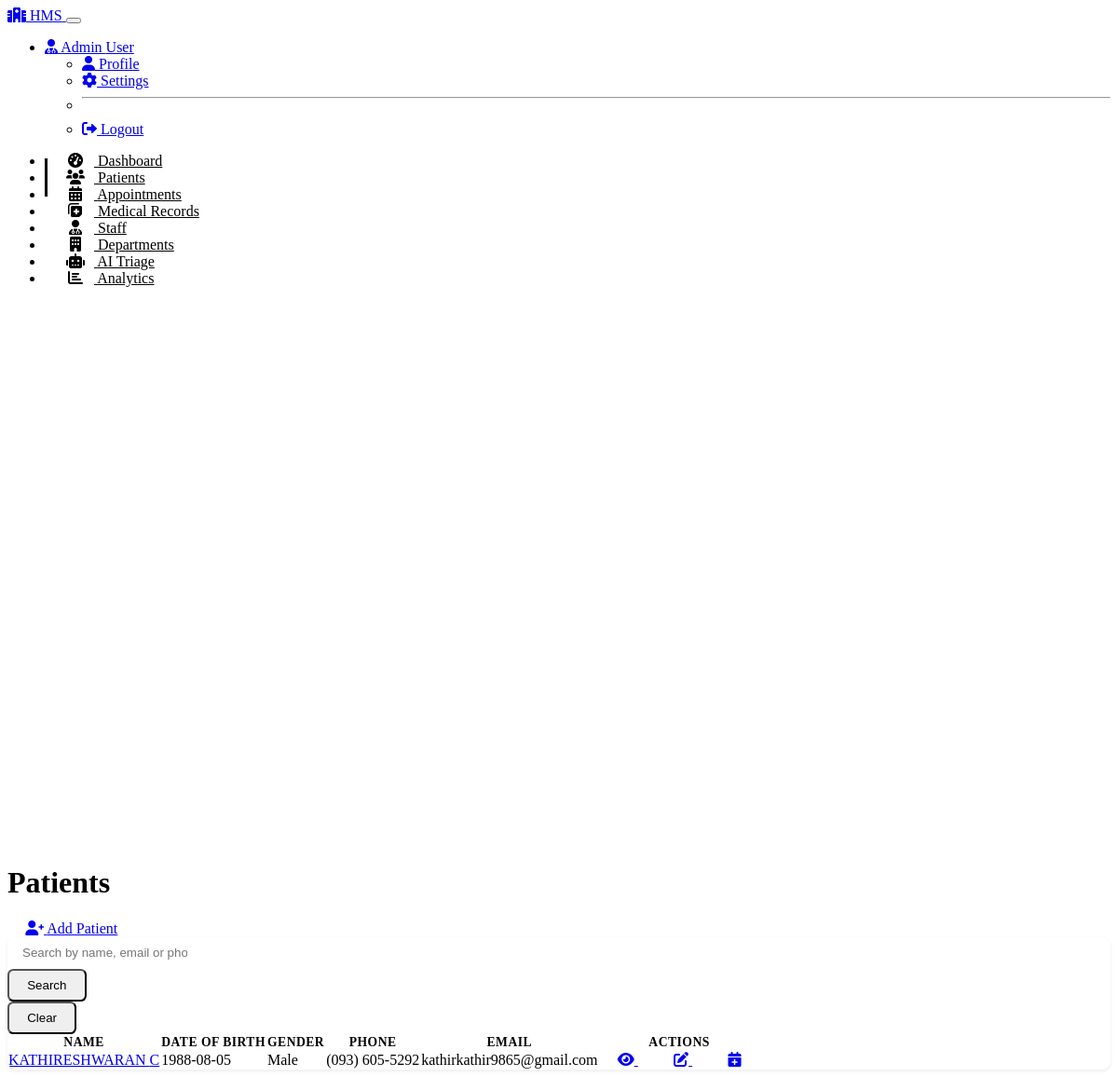
Page /patients (signed in) on the committed database.
### models.py (models this page shows, shortened)
class User(UserMixin, db.Model):
    id = db.Column(db.Integer, primary_key=True)
    username = db.Column(db.String(64), unique=True, nullable=False)
    email = db.Column(db.String(120), unique=True, nullable=False)
    password_hash = db.Column(db.String(256), nullable=False)
    first_name = db.Column(db.String(100), nullable=False)
    last_name = db.Column(db.String(100), nullable=False)
    role_id = db.Column(db.Integer, db.ForeignKey('role.id'))
    is_active = db.Column(db.Boolean, default=True)
    created_at = db.Column(db.DateTime, default=datetime.utcnow)

class Patient(db.Model):
    id = db.Column(db.Integer, primary_key=True)
    first_name = db.Column(db.String(100), nullable=False)
    last_name = db.Column(db.String(100), nullable=False)
    date_of_birth = db.Column(db.Date, nullable=False)
    gender = db.Column(db.String(20), nullable=False)
    blood_type = db.Column(db.String(10))
    phone = db.Column(db.String(20), nullable=False)
    email = db.Column(db.String(120))
    address = db.Column(db.String(200), nullable=False)
    emergency_contact = db.Column(db.String(100))
    emergency_phone = db.Column(db.String(20))
    insurance_provider = db.Column(db.String(100))
    insurance_id = db.Column(db.String(100))
    created_at = db.Column(db.DateTime, default=datetime.utcnow)
    updated_at = db.Column(db.DateTime, default=datetime.utcnow, onupdate=datetime.utcnow)
    records = db.relationship('MedicalRecord', backref='patient', lazy='dynamic')
    appointments = db.relationship('Appointment', backref='patient', lazy='dynamic')

### routes.py (the view)
@app.route('/patients')
@login_required
def patients():
    search_form = PatientSearchForm(request.args)
    search_term = request.args.get('search_term', '')
    page = request.args.get('page', 1, type=int)
    per_page = 10
    query = generate_search_query(Patient, search_term)
    patients_pagination = query.order_by(Patient.last_name).paginate(page=page, per_page=per_page)
    return render_template(
        'patients/index.html',
        title='Patients',
        patients=patients_pagination.items,
        pagination=patients_pagination,
        search_form=search_form,
        search_term=search_term
    )

### forms.py
class PatientSearchForm(FlaskForm):
    search_term = StringField('Search Patients', validators=[DataRequired()])
    submit = SubmitField('Search')

### app.py (called while the page is built)
@login_manager.user_loader
def load_user(user_id):
    from models import User
    return User.query.get(int(user_id))

### utils.py (called while the page is built, shortened)
def generate_search_query(model, search_term, filters=None):
    query = model.query
    return query

### templates/patients/index.html (shortened to what this page needs)
{% extends "base.html" %}
{% block header %}Patients{% endblock %}
{% block header_buttons %}
<a href="{{ url_for('add_patient') }}" class="btn btn-info">
    <i class="fas fa-user-plus me-2"></i> Add Patient
</a>
{% endblock %}
{% block content %}
<div class="card shadow-sm mb-4">
    <div class="card-body">
        <form method="get" action="{{ url_for('patients') }}" class="row g-3 align-items-end mb-4">
            <div class="col-md-8">
                {{ search_form.search_term(class="form-control", placeholder="Search by name, email or phone...", value=search_term) }}
            </div>
            <div class="col-md-2">
                {{ search_form.submit(class="btn btn-info w-100") }}
            </div>
            <div class="col-md-2">
                <button type="button" class="btn btn-outline-secondary w-100 clear-search">Clear</button>
            </div>
        </form>
        {% if patients %}
        <div class="table-responsive">
            <table class="table table-hover">
                <thead>
                    <tr>
                        <th>Name</th>
                        <th>Date of Birth</th>
                        <th>Gender</th>
                        <th>Phone</th>
                        <th>Email</th>
                        <th>Actions</th>
                    </tr>
                </thead>
                <tbody>
                    {% for patient in patients %}
                    <tr>
                        <td>
                            <a href="{{ url_for('view_patient', id=patient.id) }}" class="text-decoration-none">
                                {{ patient.first_name }} {{ patient.last_name }}
                            </a>
                        </td>
                        <td>{{ patient.date_of_birth.strftime('%Y-%m-%d') }}</td>
                        <td>{{ patient.gender }}</td>
                        <td>{{ patient.phone }}</td>
                        <td>{{ patient.email or '-' }}</td>
                        <td>
                            <div class="btn-group" role="group">
                                <a href="{{ url_for('view_patient', id=patient.id) }}" class="btn btn-sm btn-outline-info"
                                   data-bs-toggle="tooltip" title="View Patient">
                                    <i class="fas fa-eye"></i>
                                </a>
                                <a href="{{ url_for('edit_patient', id=patient.id) }}" class="btn btn-sm btn-outline-secondary"
                                   data-bs-toggle="tooltip" title="Edit Patient">
                                    <i class="fas fa-edit"></i>
                                </a>
                                <a href="{{ url_for('book_appointment') }}?patient_id={{ patient.id }}" class="btn btn-sm btn-outline-primary"
                                   data-bs-toggle="tooltip" title="Book Appointment">
                                    <i class="fas fa-calendar-plus"></i>
                                </a>
                            </div>
                        </td>
                    </tr>
                    {% endfor %}
                </tbody>
            </table>
        </div>
        {% endif %}
    </div>
</div>
{% endblock %}

### templates/base.html (shortened to what this page needs)
<!DOCTYPE html>
<html lang="en" data-bs-theme="dark">
<head>
    <link rel="stylesheet" href="https://cdn.replit.com/agent/bootstrap-agent-dark-theme.min.css">
    <link rel="stylesheet" href="https://cdnjs.cloudflare.com/ajax/libs/font-awesome/6.0.0/css/all.min.css">
    <link rel="stylesheet" href="{{ url_for('static', filename='css/custom.css') }}">
</head>
<body>
    {% if current_user.is_authenticated %}
    <nav class="navbar navbar-expand-lg navbar-hospital">
        <div class="container-fluid">
            <a class="navbar-brand d-flex align-items-center" href="{{ url_for('dashboard') }}">
                <i class="fas fa-hospital me-2 text-info"></i>
                <span>HMS</span>
            </a>
            <button class="navbar-toggler" type="button" data-bs-toggle="collapse" data-bs-target="#navbarNav"
                    aria-controls="navbarNav" aria-expanded="false" aria-label="Toggle navigation">
            </button>
            <div class="collapse navbar-collapse" id="navbarNav">
                <ul class="navbar-nav ms-auto">
                    <li class="nav-item dropdown">
                        <a class="nav-link dropdown-toggle" href="#" id="navbarDropdown" role="button"
                            data-bs-toggle="dropdown" aria-expanded="false">
                            <i class="fas fa-user-md me-1"></i> {{ current_user.first_name }} {{ current_user.last_name }}
                        </a>
                        <ul class="dropdown-menu dropdown-menu-end" aria-labelledby="navbarDropdown">
                            <li><a class="dropdown-item" href="{{ url_for('profile') }}"><i class="fas fa-user me-2"></i> Profile</a></li>
                            <li><a class="dropdown-item" href="{{ url_for('settings') }}"><i class="fas fa-cog me-2"></i> Settings</a></li>
                            <li><hr class="dropdown-divider"></li>
                            <li><a class="dropdown-item" href="{{ url_for('logout') }}"><i class="fas fa-sign-out-alt me-2"></i> Logout</a></li>
                        </ul>
                    </li>
                </ul>
            </div>
        </div>
    </nav>
    <div class="container-fluid">
        <div class="row">
            <div class="col-lg-2 col-md-3 px-0">
                <div class="sidebar py-3">
                    <ul class="nav flex-column">
                        <li class="nav-item">
                            <a class="nav-link {% if request.path == url_for('dashboard') %}active{% endif %}"
                               href="{{ url_for('dashboard') }}">
                                <i class="fas fa-tachometer-alt"></i> Dashboard
                            </a>
                        </li>
                        <li class="nav-item">
                            <a class="nav-link {% if '/patients' in request.path %}active{% endif %}"
                               href="{{ url_for('patients') }}">
                                <i class="fas fa-users"></i> Patients
                            </a>
                        </li>
                        <li class="nav-item">
                            <a class="nav-link {% if '/appointments' in request.path %}active{% endif %}"
                               href="{{ url_for('appointments') }}">
                                <i class="fas fa-calendar-alt"></i> Appointments
                            </a>
                        </li>
                        <li class="nav-item">
                            <a class="nav-link {% if '/records' in request.path %}active{% endif %}"
                               href="{{ url_for('records') }}">
                                <i class="fas fa-notes-medical"></i> Medical Records
                            </a>
                        </li>
                        <li class="nav-item">
                            <a class="nav-link {% if '/staff' in request.path %}active{% endif %}"
                               href="{{ url_for('staff') }}">
                                <i class="fas fa-user-md"></i> Staff
                            </a>
                        </li>
                        <li class="nav-item">
                            <a class="nav-link {% if '/departments' in request.path %}active{% endif %}"
                               href="{{ url_for('departments') }}">
                                <i class="fas fa-building"></i> Departments
                            </a>
                        </li>
                        {% if current_user.role.name in ['Doctor', 'Nurse', 'Admin'] %}
                        <li class="nav-item">
                            <a class="nav-link {% if '/triage' in request.path %}active{% endif %}"
                               href="{{ url_for('triage') }}">
                                <i class="fas fa-robot"></i> AI Triage
                            </a>
                        </li>
                        {% endif %}
                        {% if current_user.role.name == 'Admin' %}
                        <li class="nav-item">
                            <a class="nav-link {% if '/analytics' in request.path %}active{% endif %}"
                               href="{{ url_for('analytics') }}">
                                <i class="fas fa-chart-bar"></i> Analytics
                            </a>
                        </li>
                        {% endif %}
                    </ul>
                </div>
            </div>
            <div class="col-lg-10 col-md-9 py-4">
                <div class="d-flex justify-content-between align-items-center mb-4">
                    <h1 class="h2">{% block header %}{% endblock %}</h1>
                    <div>
                        {% block header_buttons %}{% endblock %}
                    </div>
                </div>
                {% block content %}{% endblock %}
            </div>
        </div>
    </div>
    {% endif %}
</body>
</html>

### static/css/custom.css (style rules this page uses)
:root { --hospital-primary: var(--bs-info); --hospital-secondary: var(--bs-primary); --hospital-accent: var(--bs-cyan); --hospital-success: var(--bs-teal); --hospital-warning: var(--bs-orange); --hospital-danger: var(--bs-red); --hospital-violet: #7952b3; --hospital-indigo: #6610f2; --hospital-light-blue: #20c997; --hospital-mint: #0dcaf0; --hospital-coral: #fd7e14; --hospital-gradient-start: #0dcaf0; --hospital-gradient-end: #7952b3; }
body { scroll-behavior: smooth; }
.card { border-radius: 0.6rem; overflow: hidden; border: none; box-shadow: 0 0.125rem 0.25rem rgba(0, 0, 0, 0.075); transition: all 0.3s ease; }
.btn { border-radius: 0.4rem; padding: 0.5rem 1.2rem; transition: all 0.3s ease; }
.navbar-hospital { background-color: var(--bs-body-bg); border-bottom: 1px solid rgba(var(--bs-info-rgb), 0.2); }
.sidebar { min-height: calc(100vh - 56px); border-right: 1px solid rgba(var(--bs-info-rgb), 0.1); }
.sidebar .nav-link { color: var(--bs-body-color); padding: 0.75rem 1.25rem; border-left: 3px solid transparent; transition: background-color 0.2s ease, border-left-color 0.2s ease; }
.sidebar .nav-link.active { color: var(--hospital-primary); background-color: rgba(var(--bs-info-rgb), 0.15); border-left-color: var(--hospital-primary); }
.sidebar .nav-link i { margin-right: 10px; width: 20px; text-align: center; }
.table { border-collapse: separate; border-spacing: 0; }
.table thead th { border-bottom: 2px solid rgba(var(--bs-info-rgb), 0.2); color: var(--hospital-secondary); font-weight: 600; font-size: 0.85rem; text-transform: uppercase; letter-spacing: 0.5px; }
.table tbody tr { transition: all 0.2s ease; }
.form-control, .form-select { border-radius: 0.4rem; padding: 0.6rem 1rem; border: 1px solid rgba(var(--bs-info-rgb), 0.2); transition: all 0.2s ease; }

### rows in the picture
User: first_name "Admin", last_name "User"
Patient: first_name "KATHIRESHWARAN", last_name "C", date_of_birth "1988-08-05", gender "Male", phone "(093) 605-5292", email "kathirkathir9865@gmail.com"
